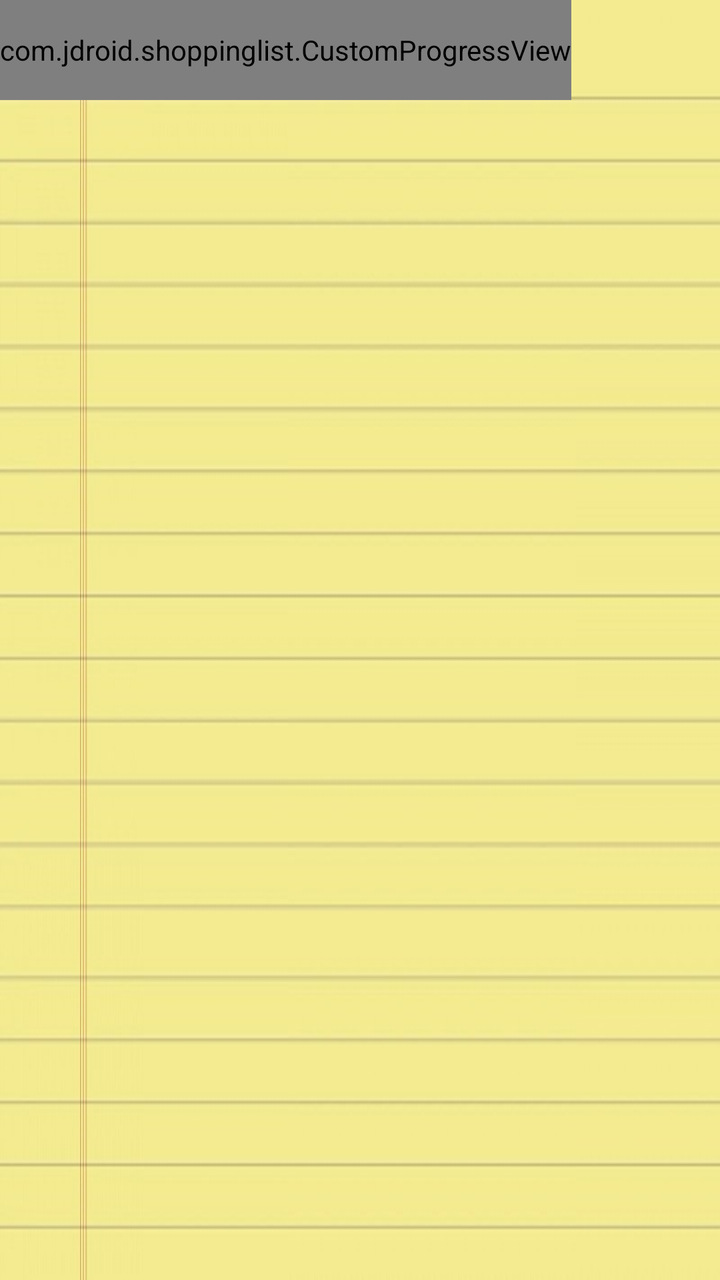
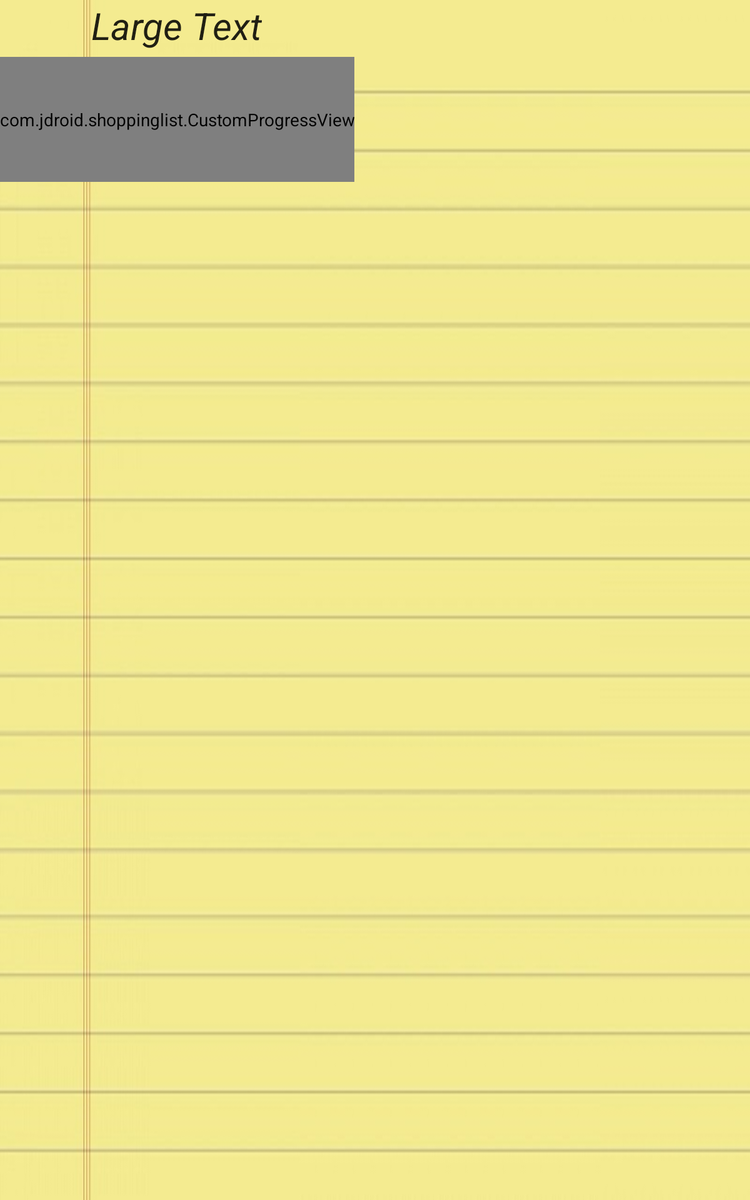

One screen, two layout resources from the same app: the default and the repository's alternative for another configuration. Each is rendered where Android would select it; the XML of both is given below.
<!-- AndroidManifest.xml: application theme AppTheme -->
<!-- res/layout/activity_detail_list.xml -->
<LinearLayout xmlns:android="http://schemas.android.com/apk/res/android"
    xmlns:tools="http://schemas.android.com/tools"
    android:layout_width="match_parent"
    android:layout_height="match_parent"
    android:paddingLeft="@dimen/activity_horizontal_margin"
    android:paddingRight="@dimen/activity_horizontal_margin"
    android:paddingTop="@dimen/activity_vertical_margin"
    android:paddingBottom="@dimen/activity_vertical_margin"
    android:orientation="vertical"
    android:id="@+id/activity_detail_list"
    android:background="@drawable/background"
    tools:context="com.jdroid.shoppinglist.DetailList">



    <com.jdroid.shoppinglist.CustomProgressView
        android:id="@+id/custom_progress_bar"
        android:layout_width="wrap_content"
        android:layout_height="50dp"
        />

    <ListView
        android:paddingLeft="30dp"
        android:paddingTop="16dp"
        android:layout_width="wrap_content"
        android:layout_height="400dp"
        android:id="@+id/lv_items"
        android:divider="@null"
        />

    <ProgressBar
        android:id="@+id/progressBar1"
        style="?android:attr/progressBarStyleLarge"
        android:layout_width="match_parent"
        android:layout_height="match_parent"
        android:layout_centerVertical="true"
        android:layout_centerHorizontal="true"
        android:visibility="gone"/>





</LinearLayout>
<!-- resources referenced by this layout -->
<resources>
  <!-- drawable background: jpg bitmap (drawable, 48728 bytes) -->
  <!-- from res/values-v14/ -->
  <style name="AppTheme" parent="Theme.AppCompat.Light.DarkActionBar">
          
          <item name="android:actionBarStyle">@style/ActionBar.Solid.ShoppingList</item>
      </style>
  <!-- from res/values-v14/ -->
  <style name="ActionBar.Solid.ShoppingList" parent="@style/Widget.AppCompat.Light.ActionBar.Solid.Inverse">
          <item name="android:background">@drawable/actionbar_background</item>
      </style>
  <!-- drawable actionbar_background: png bitmap (drawable, 67951 bytes) -->
</resources>
<!-- res/layout-sw600dp/activity_detail_list.xml (the repository's variant of the layout above) -->
<!-- drawn on a 7-inch tablet held upright -->
<RelativeLayout xmlns:android="http://schemas.android.com/apk/res/android"
    xmlns:tools="http://schemas.android.com/tools"
    android:layout_width="match_parent"
    android:layout_height="match_parent"
    android:paddingLeft="@dimen/activity_horizontal_margin"
    android:paddingRight="@dimen/activity_horizontal_margin"
    android:paddingTop="@dimen/activity_vertical_margin"
    android:paddingBottom="@dimen/activity_vertical_margin"
    android:orientation="vertical"
    android:id="@+id/activity_detail_list"
    android:background="@drawable/background"
    tools:context="com.jdroid.shoppinglist.DetailList">


    <LinearLayout
        android:orientation="vertical"
        android:layout_width="wrap_content"
        android:layout_height="150dp"
        >

        <TextView
            android:layout_width="wrap_content"
            android:layout_height="wrap_content"
            android:textAppearance="?android:attr/textAppearanceLarge"
            android:text="Large Text"
            android:id="@+id/percentage"
            android:fontFamily="sans-serif"
            android:textStyle="italic"
            android:textSize="30sp"
            android:layout_alignParentLeft="true"
            android:layout_alignParentTop="true"
            android:layout_gravity="center"/>

        <com.jdroid.shoppinglist.CustomProgressView
            android:id="@+id/custom_progress_bar"
            android:layout_width="wrap_content"
            android:layout_height="100dp"
            android:layout_alignParentTop="true"
            android:layout_marginTop="5dp" />
    </LinearLayout>

    <ListView
        android:paddingTop="16dp"
        android:layout_width="wrap_content"
        android:layout_height="wrap_content"
        android:id="@+id/lv_items"
        android:divider="@null"
        android:layout_alignParentLeft="true"
        android:layout_marginLeft="30dp"
        android:layout_alignParentTop="true"
        android:layout_marginTop="125dp"
        android:layout_alignParentBottom="true" />

    <ProgressBar
        android:id="@+id/progressBar1"
        style="?android:attr/progressBarStyleLarge"
        android:layout_width="wrap_content"
        android:layout_height="wrap_content"
        android:layout_centerVertical="true"
        android:layout_centerHorizontal="true"
        android:visibility="gone"
        android:layout_alignParentBottom="true" />





</RelativeLayout>
